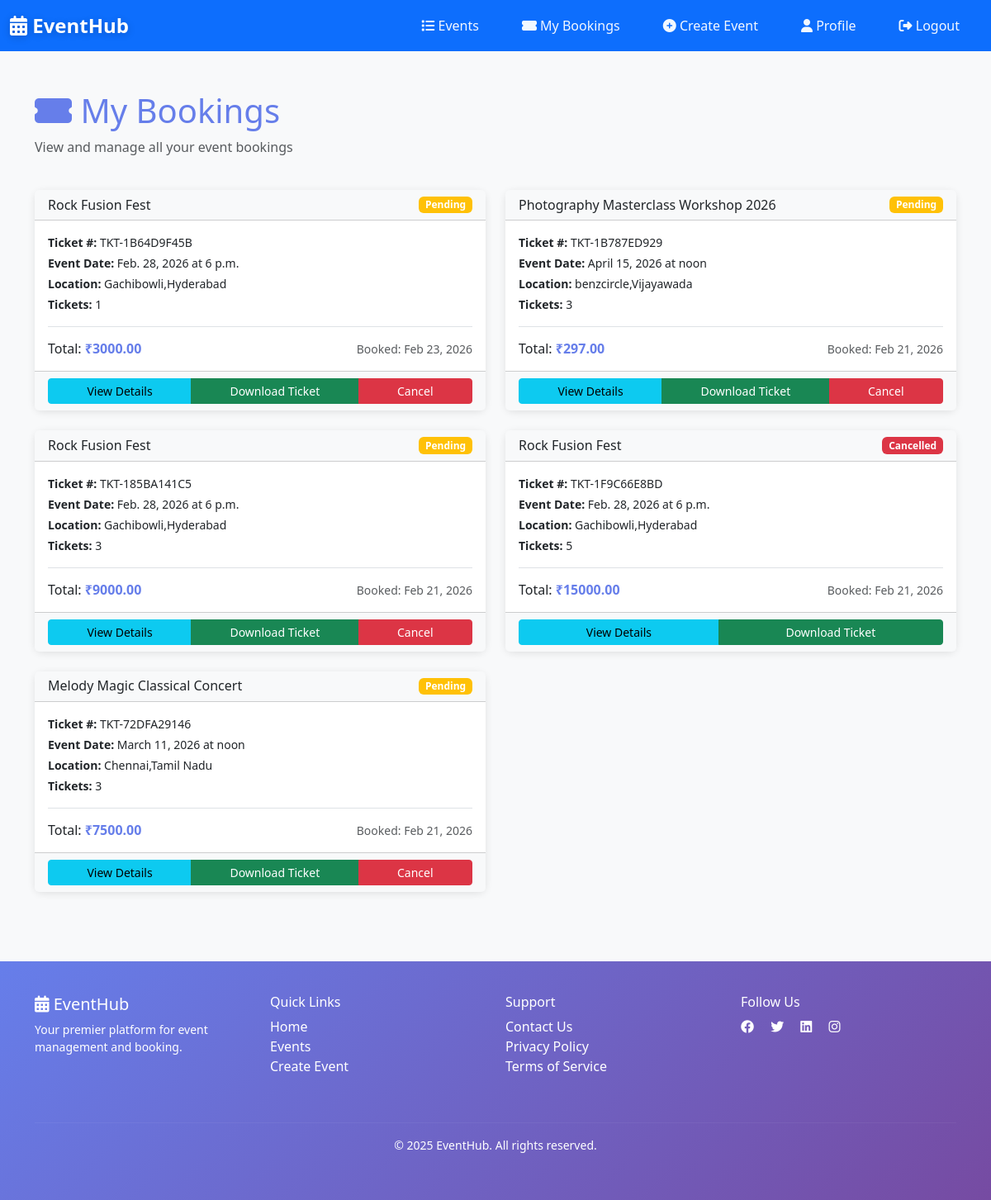
/bookings/my-bookings/ (signed in), run on the app's committed database.
### bookings/models.py (models this page shows, shortened)
class Booking(models.Model):
    STATUS_CHOICES = [
        ('pending', 'Pending'),
        ('confirmed', 'Confirmed'),
        ('cancelled', 'Cancelled'),
        ('completed', 'Completed'),
    ]
    id = models.AutoField(primary_key=True)
    user = models.ForeignKey(User, on_delete=models.CASCADE, related_name='bookings')
    event = models.ForeignKey(Event, on_delete=models.CASCADE, related_name='bookings')
    booking_date = models.DateTimeField(auto_now_add=True)
    quantity = models.IntegerField(default=1)
    total_price = models.DecimalField(max_digits=10, decimal_places=2, default=0)
    status = models.CharField(max_length=20, choices=STATUS_CHOICES, default='pending')
    ticket_number = models.CharField(max_length=50, unique=True, blank=True)
    payment_status = models.CharField(
        max_length=20,
        choices=[('pending', 'Pending'), ('completed', 'Completed'), ('failed', 'Failed')],
        default='pending'
    )
    notes = models.TextField(blank=True, null=True)
    created_at = models.DateTimeField(auto_now_add=True)
    updated_at = models.DateTimeField(auto_now=True)
    class Meta:
        ordering = ['-booking_date']
        verbose_name_plural = "Bookings"

### events/models.py (models this page shows, shortened)
class Event(models.Model):
    CATEGORY_CHOICES = [
        ('conference', 'Conference'),
        ('workshop', 'Workshop'),
        ('seminar', 'Seminar'),
        ('meetup', 'Meetup'),
        ('webinar', 'Webinar'),
        ('other', 'Other'),
    ]
    STATUS_CHOICES = [
        ('pending', 'Pending'),
        ('approved', 'Approved'),
        ('cancelled', 'Cancelled'),
    ]
    id = models.AutoField(primary_key=True)
    title = models.CharField(max_length=200)
    description = models.TextField()
    category = models.CharField(max_length=50, choices=CATEGORY_CHOICES, default='other')
    date = models.DateField()
    time = models.TimeField()
    location = models.CharField(max_length=300)
    price = models.DecimalField(max_digits=10, decimal_places=2, default=0)
    seats = models.IntegerField()
    available_seats = models.IntegerField()
    image = models.ImageField(upload_to='event_images/', blank=True, null=True)
    organizer = models.ForeignKey(User, on_delete=models.CASCADE, related_name='events')
    status = models.CharField(max_length=20, choices=STATUS_CHOICES, default='pending')
    created_at = models.DateTimeField(auto_now_add=True)
    updated_at = models.DateTimeField(auto_now=True)
    class Meta:
        ordering = ['-date']
        verbose_name_plural = "Events"

### bookings/views.py (the view)
# urls.py: path('my-bookings/', views.user_bookings, name='user-bookings'),
@login_required(login_url='login')
def user_bookings(request):
    bookings = request.user.bookings.all().order_by('-booking_date')
    context = {'bookings': bookings}
    return render(request, 'bookings/user_bookings.html', context)

### templates/bookings/user_bookings.html (shortened to what this page needs)
{% extends 'base.html' %}
{% block navbar_class %}navbar-user-panel{% endblock %}
{% block content %}
<div class="container my-5">
    <div class="row mb-4">
        <div class="col-md-12">
            <h1 style="color: #667eea;">
                <i class="fas fa-ticket-alt"></i> My Bookings
            </h1>
            <p class="text-muted">View and manage all your event bookings</p>
        </div>
    </div>
    {% if bookings %}
        <div class="row">
            {% for booking in bookings %}
                <div class="col-md-6 mb-4">
                    <div class="card h-100">
                        <div class="card-header bg-light">
                            <div class="d-flex justify-content-between align-items-center">
                                <h6 class="mb-0">{{ booking.event.title }}</h6>
                                {% if booking.status == 'confirmed' %}
                                    <span class="badge bg-success">Confirmed</span>
                                {% elif booking.status == 'cancelled' %}
                                    <span class="badge bg-danger">Cancelled</span>
                                {% else %}
                                    <span class="badge bg-warning">{{ booking.get_status_display }}</span>
                                {% endif %}
                            </div>
                        </div>
                        <div class="card-body">
                            <div class="mb-3">
                                <p class="small mb-1"><strong>Ticket #:</strong> {{ booking.ticket_number }}</p>
                                <p class="small mb-1"><strong>Event Date:</strong> {{ booking.event.date }} at {{ booking.event.time }}</p>
                                <p class="small mb-1"><strong>Location:</strong> {{ booking.event.location }}</p>
                                <p class="small mb-1"><strong>Tickets:</strong> {{ booking.quantity }}</p>
                            </div>
                            <div class="border-top pt-3">
                                <div class="d-flex justify-content-between align-items-center">
                                    <span class="h6 mb-0">Total: <strong style="color: #667eea;">₹{{ booking.total_price }}</strong></span>
                                    <small class="text-muted">Booked: {{ booking.booking_date|date:"M d, Y" }}</small>
                                </div>
                            </div>
                        </div>
                        <div class="card-footer bg-light">
                            <div class="btn-group w-100" role="group">
                                <a href="{% url 'booking-detail' booking.id %}" class="btn btn-sm btn-info flex-grow-1">View Details</a>
                                <a href="{% url 'download-ticket' booking.id %}" class="btn btn-sm btn-success flex-grow-1">Download Ticket</a>
                                {% if booking.status != 'cancelled' %}
                                    <a href="{% url 'cancel-booking' booking.id %}" class="btn btn-sm btn-danger flex-grow-1">Cancel</a>
                                {% endif %}
                            </div>
                        </div>
                    </div>
                </div>
            {% endfor %}
        </div>
    {% endif %}
</div>
{% endblock %}

### templates/base.html (style rules this page uses)
:root { --primary-color: #007bff; --secondary-color: #6c757d; --success-color: #28a745; --danger-color: #dc3545; --dark-bg: #f8f9fa; }
body { font-family: 'Segoe UI', Tahoma, Geneva, Verdana, sans-serif; background-color: var(--dark-bg); }
.card { border: none; border-radius: 10px; box-shadow: 0 2px 10px rgba(0, 0, 0, 0.1); transition: all 0.3s ease; }

### data on the page
Booking: event "Rock Fusion Fest", status "Pending", ticket_number "TKT-1B64D9F45B", event "Feb. 28, 2026", event.time "6 p.m.", event.location "Gachibowli,Hyderabad", quantity "1", total_price "3000.00", booking_date "Feb 23, 2026", shows "Cancel"
Booking: event "Photography Masterclass Workshop 2026", status "Pending", ticket_number "TKT-1B787ED929", event "April 15, 2026", event.time "noon", event.location "benzcircle,Vijayawada", quantity "3", total_price "297.00", booking_date "Feb 21, 2026", shows "Cancel"
Booking: event "Rock Fusion Fest", status "Pending", ticket_number "TKT-185BA141C5", event "Feb. 28, 2026", event.time "6 p.m.", event.location "Gachibowli,Hyderabad", quantity "3", total_price "9000.00", booking_date "Feb 21, 2026", shows "Cancel"
Booking: event "Rock Fusion Fest", status "Cancelled", ticket_number "TKT-1F9C66E8BD", event "Feb. 28, 2026", event.time "6 p.m.", event.location "Gachibowli,Hyderabad", quantity "5", total_price "15000.00", booking_date "Feb 21, 2026"
Booking: event "Melody Magic Classical Concert", status "Pending", ticket_number "TKT-72DFA29146", event "March 11, 2026", event.time "noon", event.location "Chennai,Tamil Nadu", quantity "3", total_price "7500.00", booking_date "Feb 21, 2026", shows "Cancel"
